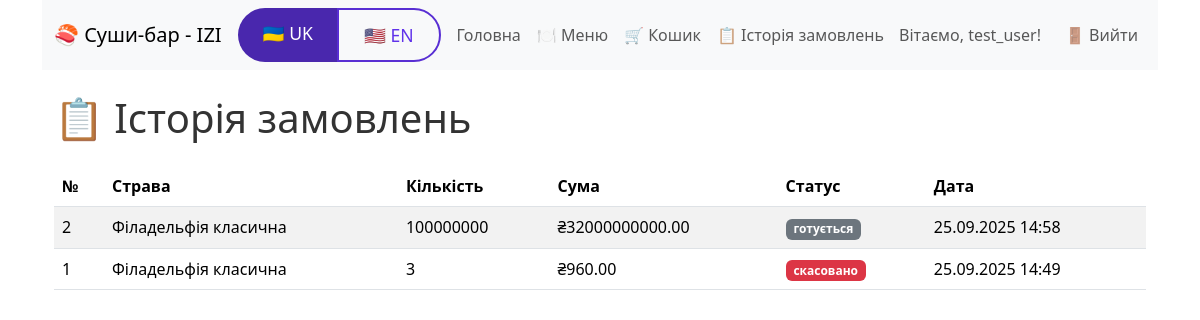
/order_history (signed in), run on the app's committed database.
### models.py (models this page shows, shortened)
class User(UserMixin, Base):
    __tablename__ = "users"
    id: Mapped[int] = mapped_column(primary_key=True)
    username: Mapped[str] = mapped_column(String(50), unique=True, nullable=False)
    email: Mapped[str] = mapped_column(String(100), unique=True, nullable=False)
    hash_password: Mapped[str] = mapped_column(String(200), nullable=False)
    is_admin: Mapped[bool] = mapped_column(default=False)
    orders: Mapped[list["Order"]] = relationship("Order", back_populates="user")
    reservations: Mapped[list["Reservation"]] = relationship("Reservation", back_populates="user")
    @staticmethod
    def get(user_id: int):
        try:
            with Session() as session:
                user = session.get(User, user_id)
                return user
        except:
            return None

class Order(Base):
    __tablename__ = "orders"
    id: Mapped[int] = mapped_column(primary_key=True)
    user_id: Mapped[int] = mapped_column(ForeignKey("users.id"), nullable=False)
    menu_id: Mapped[int] = mapped_column(ForeignKey("menu.id"), nullable=False)
    quantity: Mapped[int] = mapped_column(default=1)
    status: Mapped[OrderStatus] = mapped_column(Enum(OrderStatus), default=OrderStatus.PENDING)
    created_at: Mapped[datetime] = mapped_column(DateTime, default=datetime.now())
    total_price: Mapped[float] = mapped_column(nullable=True)
    user: Mapped["User"] = relationship("User", back_populates="orders")
    menu_item: Mapped["Menu"] = relationship("Menu", back_populates="orders")

class Menu(Base):
    __tablename__ = "menu"
    id: Mapped[int] = mapped_column(primary_key=True)
    name: Mapped[str] = mapped_column(String(255), unique=True, nullable=False)
    price: Mapped[float] = mapped_column(nullable=False)
    rating: Mapped[int] = mapped_column(nullable=True, default=5)
    description: Mapped[str] = mapped_column(Text, nullable=True)
    image_path: Mapped[str] = mapped_column(String(255), nullable=True)
    active: Mapped[bool] = mapped_column(default=True)
    category: Mapped[str] = mapped_column(String(100), nullable=True)
    orders: Mapped[list["Order"]] = relationship("Order", back_populates="menu_item")

### routes/orders.py (the view)
@bp.route("/order_history")
@login_required
def order_history():
    current_lang = session.get('language', 'uk')
    from app import t, get_background_settings
    with Session() as session_db:
        orders_list = session_db.query(Order).options(
            joinedload(Order.menu_item)
        ).filter(
            Order.user_id == current_user.id
        ).order_by(Order.created_at.desc()).all()
        images = get_background_settings()
        return render_template("order_history.html",
                             orders=orders_list,
                             background_image=images.get('order_history_background_image'),
                             t=lambda key: t(key, current_lang),
                             lang=current_lang)

### app.py (called while the page is built)
@login_manager.user_loader
def load_user_from_session(user_id):
    try:
        return User.get(int(user_id))
    except:
        return None

def t(key, lang='uk'):
    return translations.get(lang, {}).get(key, key)

def get_background_settings():
    backgrounds = {}
    with Session() as session_db:
        settings = session_db.query(SiteSettings).filter(
            SiteSettings.setting_name.in_([
                'main_background_image',
                'menu_background_image',
                'admin_panel_background_image',
                'cart_background_image',
                'order_history_background_image'
            ])
        ).all()
        for setting in settings:
            backgrounds[setting.setting_name] = setting.setting_value
    return backgrounds

### templates/order_history.html (shortened to what this page needs)
{% extends "base.html" %}
{% block content %}
<div class="container">
    <h1 class="my-4">📋 {{ t('Історія замовлень') }}</h1>
    {% if orders %}
    <div class="table-responsive">
        <table class="table table-striped">
            <thead>
                <tr>
                    <th>{{ t('№') }}</th>
                    <th>{{ t('Страва') }}</th>
                    <th>{{ t('Кількість') }}</th>
                    <th>{{ t('Сума') }}</th>
                    <th>{{ t('Статус') }}</th>
                    <th>{{ t('Дата') }}</th>
                </tr>
            </thead>
            <tbody>
                {% for order in orders %}
                <tr>
                    <td>{{ order.id }}</td>
                    <td>{{ t(order.menu_item.name) }}</td>
                    <td>{{ order.quantity }}</td>
                    <td>₴{{ "%.2f"|format(order.total_price) }}</td>
                    <td>
                        <span class="badge {% if order.status.name == 'PENDING' %}bg-warning {% elif order.status.name == 'CONFIRMED' %}bg-info {% elif order.status.name == 'COMPLETED' %}bg-success {% elif order.status.name == 'CANCELLED' %}bg-danger {% else %}bg-secondary{% endif %}">
                            {{ t(order.status.value) }}
                        </span>
                    </td>
                    <td>{{ order.created_at.strftime('%d.%m.%Y %H:%M') }}</td>
                </tr>
                {% endfor %}
            </tbody>
        </table>
    </div>
    {% else %}
    <div class="text-center my-5">
        <h3>{{ t('Замовлень ще немає') }}</h3>
        <p>{{ t('Зробіть ваше перше замовлення в нашому меню') }}</p>
    </div>
    {% endif %}
</div>
{% endblock content %}

### templates/base.html (shortened to what this page needs)
<!DOCTYPE html>
<html lang="{{ lang }}">
<head>
    <link href="https://cdn.jsdelivr.net/npm/bootstrap@5.3.3/dist/css/bootstrap.min.css" rel="stylesheet">
    <link href="{{ url_for('static', filename='css/style.css') }}" rel="stylesheet">
</head>
<body class="container" style="background-image: url('{{ background_image }}'); background-size: cover; background-repeat: no-repeat; background-position: center center; background-attachment: fixed;">
<nav class="navbar navbar-expand-lg navbar-light bg-light mb-4">
    <div class="container-fluid">
        <a class="navbar-brand" href="{{ url_for('index') }}">🍣 {{ t('Суши-бар - IZI') }}</a>
        <div class="navbar-nav me-2">
            <div class="btn-group">
                <a href="{{ url_for('set_language', language='uk') }}"
                   class="btn btn-sm {% if lang == 'uk' %}btn-primary{% else %}btn-outline-primary{% endif %}">
                    🇺🇦 UK
                </a>
                <a href="{{ url_for('set_language', language='en') }}"
                   class="btn btn-sm {% if lang == 'en' %}btn-primary{% else %}btn-outline-primary{% endif %}">
                    🇺🇸 EN
                </a>
            </div>
        </div>
        <div class="collapse navbar-collapse" id="navbarNav">
            <ul class="navbar-nav me-auto">
                <li class="nav-item">
                    <a class="nav-link" href="{{ url_for('index') }}">{{ t('Головна') }}</a>
                </li>
                <li class="nav-item">
                    <a class="nav-link" href="{{ url_for('orders.menu') }}">🍽️ {{ t('Меню') }}</a>
                </li>
                {% if current_user.is_authenticated %}
                <li class="nav-item">
                    <a class="nav-link" href="{{ url_for('orders.cart') }}">🛒 {{ t('Кошик') }}</a>
                </li>
                <li class="nav-item">
                    <a class="nav-link" href="{{ url_for('orders.order_history') }}">📋 {{ t('Історія замовлень') }}</a>
                </li>
                {% endif %}
            </ul>
            <div class="navbar-nav">
                {% if current_user.is_authenticated %}
                <span class="navbar-text me-3">
                    {{ t('Вітаємо') }}, {{ current_user.username }}!
                </span>
                <a class="nav-link" href="{{ url_for('auth.logout') }}">🚪 {{ t('Вийти') }}</a>
                {% else %}
                <a class="nav-link" href="{{ url_for('auth.login') }}">🔐 {{ t('Увійти') }}</a>
                <a class="nav-link" href="{{ url_for('auth.register') }}">📝 {{ t('Зареєструватися') }}</a>
                {% endif %}
            </div>
        </div>
    </div>
</nav>
{% block content %}
{% endblock %}
</body>
</html>

### static/css/style.css (style rules this page uses)
body { font-family: 'Segoe UI', Arial, sans-serif; background: linear-gradient(to right, #fefefe, #f9f9f9); color: #333; margin: 0; padding: 0; }
.btn-primary { background-color: #4927ad; border: none; padding: 12px 25px; border-radius: 2rem; font-size: 1.1rem; transition: 0.3s; }
.btn-outline-primary { border: 2px solid #582ed3; color: #6032ea; padding: 12px 25px; border-radius: 2rem; font-size: 1.1rem; transition: 0.3s; }

### data on the page
User: username "test_user"
Order: id "2", quantity "100000000", total_price "32000000000.00", status "готується", created_at "25.09.2025 14:58"
Menu: name "Філадельфія класична"
Order: id "1", quantity "3", total_price "960.00", status "скасовано", created_at "25.09.2025 14:49"

### other printed values
{{ t('Суши-бар - IZI') }} "Суши-бар - IZI"
{{ t('Головна') }} "Головна"
{{ t('Меню') }} "Меню"
{{ t('Кошик') }} "Кошик"
{{ t('Історія замовлень') }} "Історія замовлень"
{{ t('Вітаємо') }} "Вітаємо"
{{ t('Вийти') }} "Вийти"
{{ t('№') }} "№"
{{ t('Страва') }} "Страва"
{{ t('Кількість') }} "Кількість"
{{ t('Сума') }} "Сума"
{{ t('Статус') }} "Статус"
{{ t('Дата') }} "Дата"
